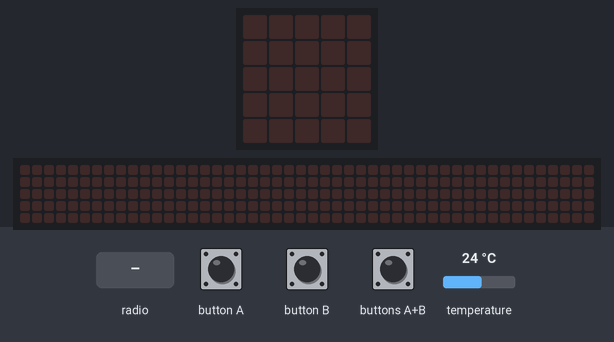
A program run on a simulated BBC micro:bit (MakeCode). Parts: the board's 5×5 LED display, a strip that is not on the board, showing the scrolling text unrolled. Inputs (shaded band) come from the test bench; at power-on: temperature 24 °C. The 48×5 strip is a reading aid, not a part: it shows the text the display is scrolling, unrolled, one strip-width of it at a time.

Above: at 1.2 s.
1.3 s: buttons A+B pressed for 0.15 s
At 4.0 s:
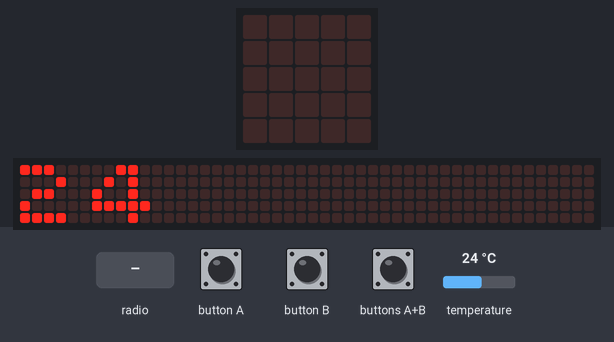
4.3 s: radio message "hello" arrives
At 4.37 s:
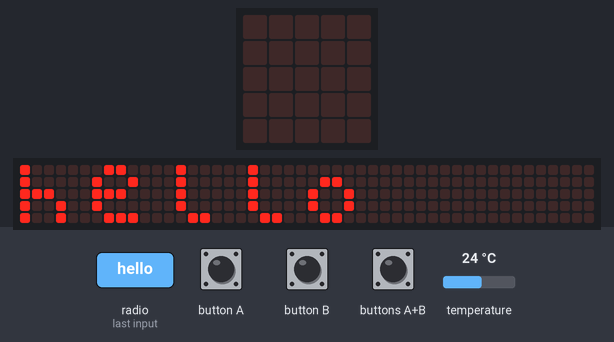
7.3 s: button A pressed for 0.15 s
At 15.1 s:
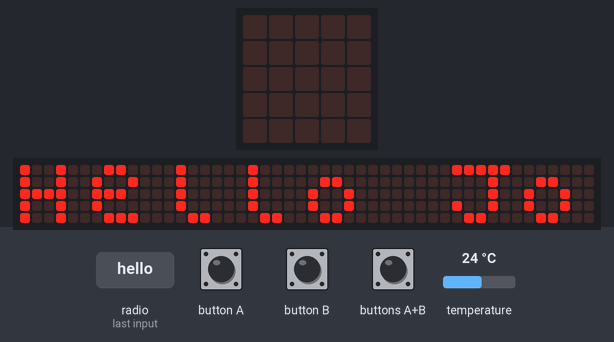

Measured:
- after the input at 1.3 s, the display: changes after 0.15 s (image 1)
- after the input at 4.3 s, the display: changes at once (image 2)
- after the input at 7.3 s, the display: first differs from a run without the input after 2.4 s (image 3)
- what the display in image 3 shows lasts 0.6 s, from 14.7 s to 15.3 s

The program:

main.ts
```typescript
input.onButtonPressed(Button.A, function () {
    basic.showString("Hello Jolie")
})
input.onButtonPressed(Button.AB, function () {
    basic.showString("" + (input.temperature()))
})
radio.onReceivedString(function (receivedString) {
    basic.showString(receivedString)
})
input.onButtonPressed(Button.B, function () {
    radio.sendString("hello")
})
radio.setGroup(123)
```

test.ts
```typescript
// 在這裡測試；當此封包作為擴充功能時，將不會編譯此內容。
```
